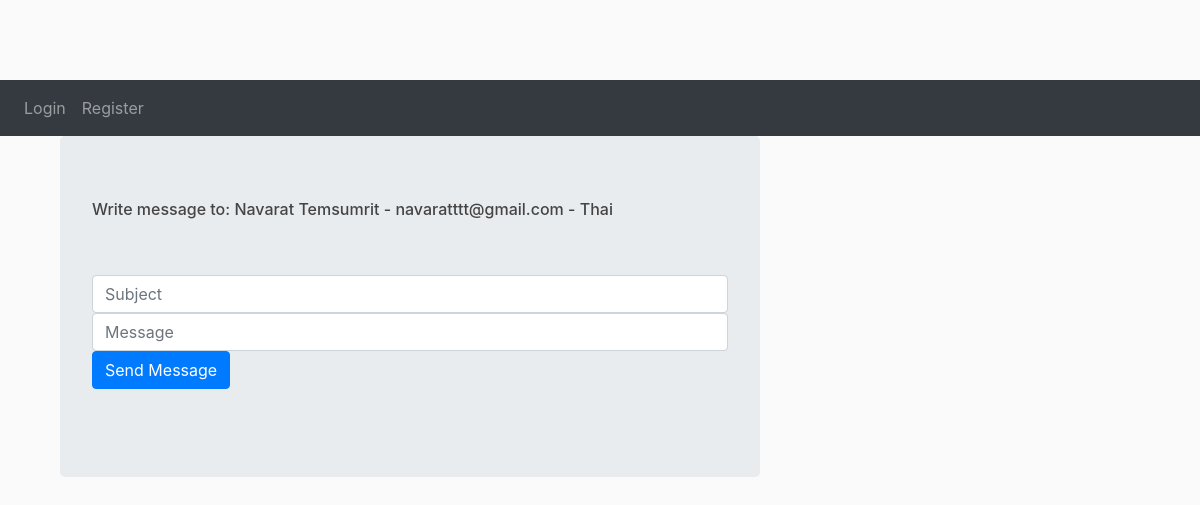
Screenshot of /meditater/email_formating/5 with the database file from the repository.
### meditater/models.py (models this page shows, shortened)
class Meditater(models.Model):
    year = models.CharField(max_length=264)
    course_type = models.CharField(max_length=120)
    name = models.CharField(max_length=20)
    state = models.CharField(max_length=10, null=True)
    email = models.EmailField(max_length=60)
    gender = models.CharField(max_length=60)
    born = models.CharField(max_length=60)
    profession = models.CharField(max_length=60)
    remarks = models.TextField(max_length=1000, blank=True)

### meditater/views.py (the view, shortened to what this page needs)
# urls.py: path('email_formating/<int:pk>', views.email_view, name='email_formating'),
def email_view(request, pk):
    meditater = get_object_or_404(Meditater, id=pk)
    return render(request, "meditater/email_formating.html", {'name':meditater.name,
                                                              'email':meditater.email,
                                                              'country':meditater.state})

### meditater/templates/meditater/email_formating.html (shortened to what this page needs)
{% extends 'meditater/base.html' %}
{% block content %}
<div class="container">
<div class="jumbotron">
<h6>Write message to: {{name}} - {{email}} - {{country}} </h6>
    <br><br>
     <form class="form-signin" method="POST">
                <input type="text" name="tema" id="inputEmail" class="form-control" placeholder="Subject" value="" required autofocus>
                <input type="text" name="uzenet" id="inputEmail" class="form-control" placeholder="Message" value="" required autofocus>
                <button class="btn btn-primary" type="submit">Send Message</button>
                <br><br>
</form>
    </div>
    </div>
{% endblock %}

### meditater/static/meditater/main.css (style rules this page uses)
body { background: #fafafa; color: #333333; margin-top: 5rem; }
h1, h2, h3, h4, h5, h6 { color: #444444; }

### rows the page displays
Meditater: name "Navarat Temsumrit", email "navaratttt@gmail.com", state "Thai"
